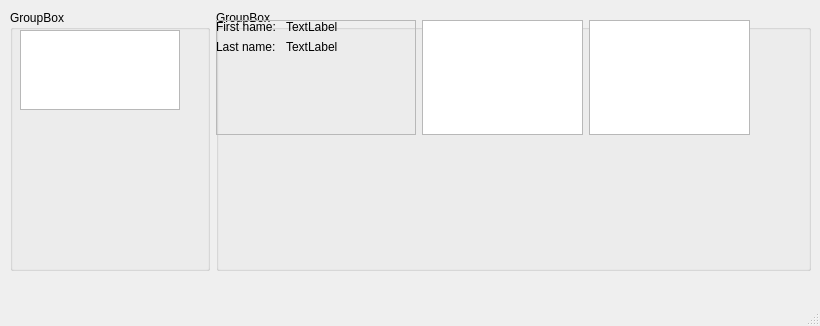
<?xml version="1.0" encoding="UTF-8"?>
<ui version="4.0">
 <class>MainWindow</class>
 <widget class="QMainWindow" name="MainWindow">
  <property name="geometry">
   <rect>
    <x>0</x>
    <y>0</y>
    <width>820</width>
    <height>326</height>
   </rect>
  </property>
  <property name="windowTitle">
   <string>MainWindow</string>
  </property>
  <widget class="QWidget" name="centralwidget">
   <widget class="QWidget" name="verticalLayoutWidget">
    <property name="geometry">
     <rect>
      <x>10</x>
      <y>10</y>
      <width>801</width>
      <height>261</height>
     </rect>
    </property>
    <layout class="QVBoxLayout" name="verticalLayout">
     <item>
      <layout class="QHBoxLayout" name="horizontalLayout">
       <item>
        <widget class="QGroupBox" name="groupBox">
         <property name="maximumSize">
          <size>
           <width>200</width>
           <height>16777215</height>
          </size>
         </property>
         <property name="title">
          <string>GroupBox</string>
         </property>
         <widget class="QListWidget" name="listWidgetPeople">
          <property name="geometry">
           <rect>
            <x>10</x>
            <y>20</y>
            <width>160</width>
            <height>80</height>
           </rect>
          </property>
         </widget>
        </widget>
       </item>
       <item>
        <widget class="QGroupBox" name="groupBox_2">
         <property name="title">
          <string>GroupBox</string>
         </property>
         <widget class="QWidget" name="horizontalLayoutWidget_2">
          <property name="geometry">
           <rect>
            <x>0</x>
            <y>10</y>
            <width>534</width>
            <height>115</height>
           </rect>
          </property>
          <layout class="QHBoxLayout" name="horizontalLayout_2">
           <item>
            <widget class="QFrame" name="frame_2">
             <property name="minimumSize">
              <size>
               <width>200</width>
               <height>0</height>
              </size>
             </property>
             <property name="frameShape">
              <enum>QFrame::StyledPanel</enum>
             </property>
             <property name="frameShadow">
              <enum>QFrame::Raised</enum>
             </property>
             <widget class="QWidget" name="formLayoutWidget">
              <property name="geometry">
               <rect>
                <x>0</x>
                <y>0</y>
                <width>191</width>
                <height>113</height>
               </rect>
              </property>
              <layout class="QFormLayout" name="formLayout">
               <property name="sizeConstraint">
                <enum>QLayout::SetMinAndMaxSize</enum>
               </property>
               <item row="0" column="0">
                <widget class="QLabel" name="label_2">
                 <property name="text">
                  <string>First name: </string>
                 </property>
                </widget>
               </item>
               <item row="0" column="1">
                <widget class="QLabel" name="firstNameLabel">
                 <property name="text">
                  <string>TextLabel</string>
                 </property>
                </widget>
               </item>
               <item row="1" column="0">
                <widget class="QLabel" name="label_5">
                 <property name="text">
                  <string>Last name:</string>
                 </property>
                </widget>
               </item>
               <item row="1" column="1">
                <widget class="QLabel" name="lastNameLabel">
                 <property name="text">
                  <string>TextLabel</string>
                 </property>
                </widget>
               </item>
              </layout>
             </widget>
            </widget>
           </item>
           <item>
            <widget class="QListWidget" name="listWidgetParents">
             <property name="minimumSize">
              <size>
               <width>160</width>
               <height>0</height>
              </size>
             </property>
            </widget>
           </item>
           <item>
            <widget class="QListWidget" name="listWidgetSiblings">
             <property name="minimumSize">
              <size>
               <width>160</width>
               <height>0</height>
              </size>
             </property>
            </widget>
           </item>
          </layout>
         </widget>
        </widget>
       </item>
      </layout>
     </item>
    </layout>
   </widget>
  </widget>
  <widget class="QMenuBar" name="menubar">
   <property name="geometry">
    <rect>
     <x>0</x>
     <y>0</y>
     <width>820</width>
     <height>21</height>
    </rect>
   </property>
  </widget>
  <widget class="QStatusBar" name="statusbar"/>
 </widget>
 <resources/>
 <connections/>
</ui>
